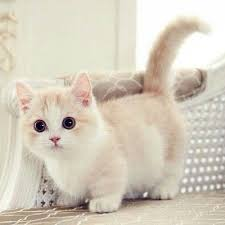
#> input picture data/cat/1.jpeg, 225 x 225 px; its folder holds 4 pictures in this run
$ python logistic.py   (Python 2 division)
#> lines starting #> are read from the running program, lines starting #| are printed output that depends on the picture
import os
from PIL import Image
import numpy as np
import math

size = (64, 64)


def deal_image(img):
    img = img.resize(size)
    img = np.array(img)
    shape = img.shape
    img = img.reshape(shape[0] * shape[1] * shape[2])
    print img.shape
    return img
def get_images(path, is_targe):
#> called with path = '../data/cat', is_targe = 1
    images_tuple = []
    files = os.listdir(path)
    abs_name = path + "/%s"

    for name in files:
        img = Image.open(abs_name % name)
#> img is the input picture: PIL image 225x225 RGB; mean R, G, B 212.9, 204.5, 188.8
        img = deal_image(img)
#> in deal_image, `img = img.resize(size)`:
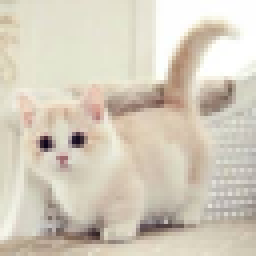
#> img: PIL image 64x64 RGB (shown 4 times larger); mean R, G, B 212.9, 204.5, 188.8
#> in deal_image, `img = img.reshape(shape[0] * shape[1] * shape[2])`: img = 12288 values, max 255 at index 151, min 5 at index 6946, mean 202.1
#| (12288,)
        images_tuple.append((img, is_targe))
#> pass 2 of the loop in get_images, `for name in files:`:
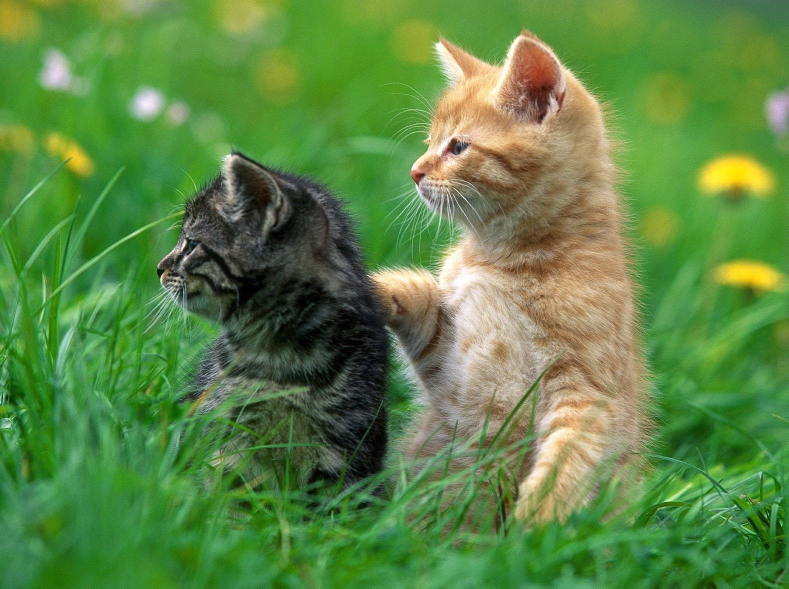
#> input picture data/cat/10.jpg, 1577 x 1177 px (shown at 1/2 size)
#> in get_images, img is the input picture: PIL image 1577x1177 RGB; mean R, G, B 92.9, 134.4, 69
#> in deal_image (call 2), `img = img.resize(size)`:
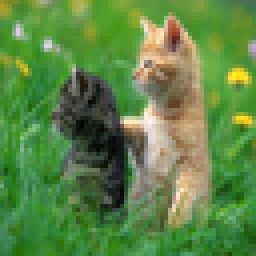
#> img: PIL image 64x64 RGB (shown 4 times larger); mean R, G, B 92.9, 134.4, 69
#> in deal_image (call 2), `img = img.reshape(shape[0] * shape[1] * shape[2])`: img = 12288 values, max 255 at index 3630, min 2 at index 6012, mean 98.78
#| (12288,)
#> pass 3 of the loop in get_images, `for name in files:`:
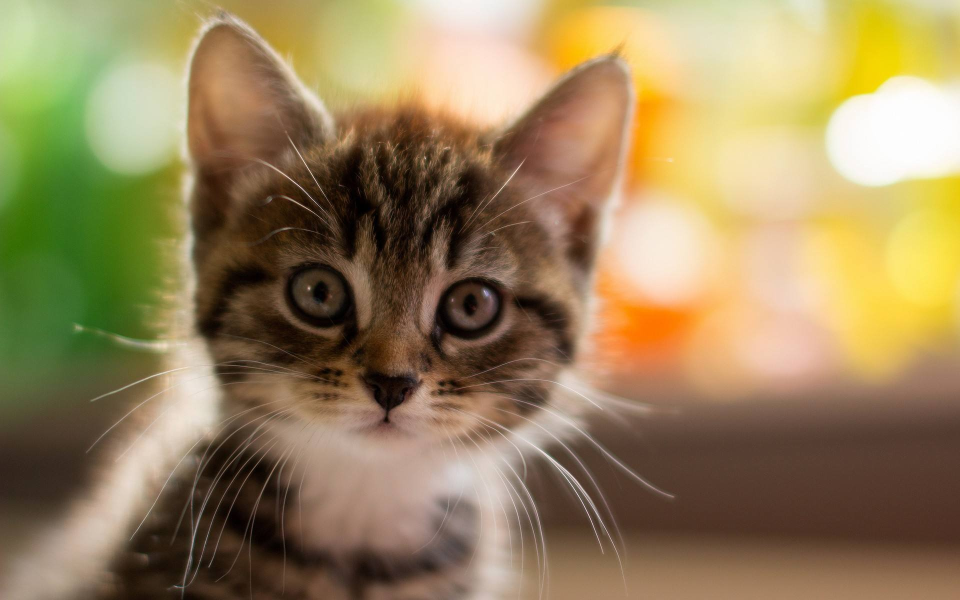
#> input picture data/cat/11.jpg, 1920 x 1200 px (shown at 1/2 size)
#> in get_images, img is the input picture: PIL image 1920x1200 RGB; mean R, G, B 151.6, 131.2, 91
#> in deal_image (call 3), `img = img.resize(size)`:
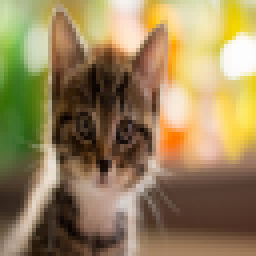
#> img: PIL image 64x64 RGB (shown 4 times larger); mean R, G, B 151.6, 131.2, 91
#> in deal_image (call 3), `img = img.reshape(shape[0] * shape[1] * shape[2])`: img = 12288 values, max 255 at index 1077, min 0 at index 752, mean 124.6
#| (12288,)
#> the loop made 4 passes; the first 3 are shown
    return images_tuple

def basic_sigmoid(x):
    s = 1.0 / (1.0 + math.exp(-x))
    return s

def sigmoid_derivative(x):
    s = basic_sigmoid(x)
    ds =  s * (1 - s)
    return ds


if __name__ == '__main__':
    cat = get_images("../data/cat", 1)
    b = w = np.zeros(cat[0][0].shape[0])
#> b = 12288 values from 0 to 0; w = 12288 values from 0 to 0

    print w.shape, len(b)
#| (12288,) 12288
    # print cat
